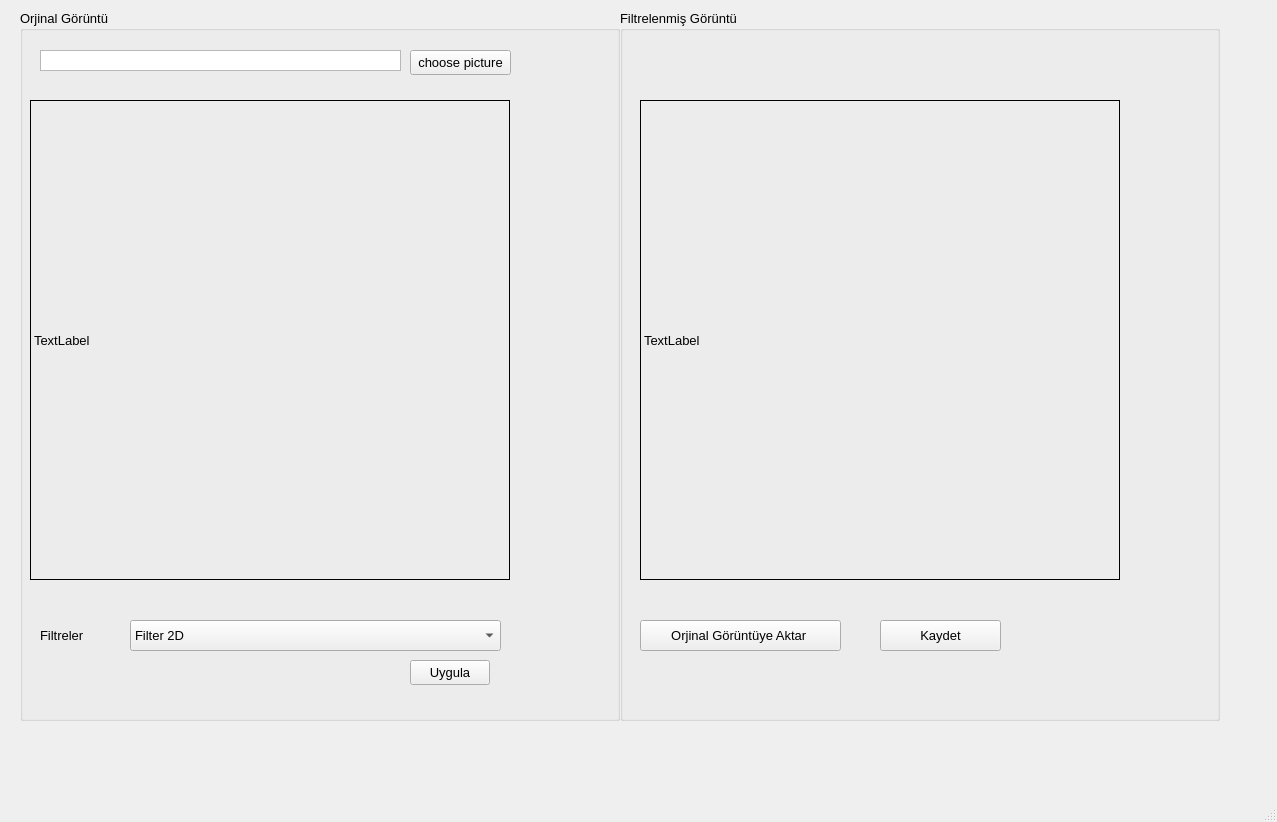
<?xml version="1.0" encoding="UTF-8"?>
<ui version="4.0">
 <class>opencvqt</class>
 <widget class="QMainWindow" name="opencvqt">
  <property name="geometry">
   <rect>
    <x>0</x>
    <y>0</y>
    <width>1277</width>
    <height>822</height>
   </rect>
  </property>
  <property name="windowTitle">
   <string>opencvqt</string>
  </property>
  <widget class="QWidget" name="centralwidget">
   <widget class="QGroupBox" name="groupBox">
    <property name="geometry">
     <rect>
      <x>20</x>
      <y>10</y>
      <width>600</width>
      <height>711</height>
     </rect>
    </property>
    <property name="font">
     <font>
      <pointsize>10</pointsize>
     </font>
    </property>
    <property name="title">
     <string>Orjinal Görüntü   </string>
    </property>
    <widget class="QTextEdit" name="textEdit">
     <property name="geometry">
      <rect>
       <x>20</x>
       <y>40</y>
       <width>361</width>
       <height>21</height>
      </rect>
     </property>
     <property name="verticalScrollBarPolicy">
      <enum>Qt::ScrollBarAlwaysOff</enum>
     </property>
    </widget>
    <widget class="QPushButton" name="pushButton_2">
     <property name="geometry">
      <rect>
       <x>390</x>
       <y>650</y>
       <width>80</width>
       <height>25</height>
      </rect>
     </property>
     <property name="text">
      <string>Uygula</string>
     </property>
    </widget>
    <widget class="QLabel" name="label">
     <property name="geometry">
      <rect>
       <x>10</x>
       <y>90</y>
       <width>480</width>
       <height>480</height>
      </rect>
     </property>
     <property name="maximumSize">
      <size>
       <width>1920</width>
       <height>1080</height>
      </size>
     </property>
     <property name="frameShape">
      <enum>QFrame::Box</enum>
     </property>
     <property name="text">
      <string>TextLabel</string>
     </property>
    </widget>
    <widget class="QPushButton" name="pushButton">
     <property name="geometry">
      <rect>
       <x>390</x>
       <y>40</y>
       <width>101</width>
       <height>25</height>
      </rect>
     </property>
     <property name="text">
      <string>choose picture</string>
     </property>
    </widget>
    <widget class="QLabel" name="label_2">
     <property name="geometry">
      <rect>
       <x>20</x>
       <y>610</y>
       <width>81</width>
       <height>31</height>
      </rect>
     </property>
     <property name="inputMethodHints">
      <set>Qt::ImhNoEditMenu</set>
     </property>
     <property name="frameShape">
      <enum>QFrame::NoFrame</enum>
     </property>
     <property name="text">
      <string>Filtreler </string>
     </property>
     <property name="textFormat">
      <enum>Qt::AutoText</enum>
     </property>
    </widget>
    <widget class="QComboBox" name="comboBox">
     <property name="geometry">
      <rect>
       <x>110</x>
       <y>610</y>
       <width>371</width>
       <height>31</height>
      </rect>
     </property>
     <item>
      <property name="text">
       <string>Filter 2D</string>
      </property>
     </item>
     <item>
      <property name="text">
       <string>Clear</string>
      </property>
     </item>
    </widget>
   </widget>
   <widget class="QGroupBox" name="groupBox_2">
    <property name="geometry">
     <rect>
      <x>620</x>
      <y>10</y>
      <width>600</width>
      <height>711</height>
     </rect>
    </property>
    <property name="font">
     <font>
      <pointsize>10</pointsize>
     </font>
    </property>
    <property name="title">
     <string>Filtrelenmiş Görüntü    </string>
    </property>
    <widget class="QPushButton" name="pushButton_4">
     <property name="geometry">
      <rect>
       <x>260</x>
       <y>610</y>
       <width>121</width>
       <height>31</height>
      </rect>
     </property>
     <property name="text">
      <string>Kaydet</string>
     </property>
    </widget>
    <widget class="QLabel" name="label_3">
     <property name="geometry">
      <rect>
       <x>20</x>
       <y>90</y>
       <width>480</width>
       <height>480</height>
      </rect>
     </property>
     <property name="maximumSize">
      <size>
       <width>1920</width>
       <height>1080</height>
      </size>
     </property>
     <property name="frameShape">
      <enum>QFrame::Box</enum>
     </property>
     <property name="text">
      <string>TextLabel</string>
     </property>
    </widget>
    <widget class="QPushButton" name="pushButton_3">
     <property name="geometry">
      <rect>
       <x>20</x>
       <y>610</y>
       <width>201</width>
       <height>31</height>
      </rect>
     </property>
     <property name="text">
      <string>Orjinal Görüntüye Aktar </string>
     </property>
    </widget>
   </widget>
  </widget>
  <widget class="QMenuBar" name="menubar">
   <property name="geometry">
    <rect>
     <x>0</x>
     <y>0</y>
     <width>1277</width>
     <height>22</height>
    </rect>
   </property>
  </widget>
  <widget class="QStatusBar" name="statusbar"/>
 </widget>
 <resources/>
 <connections/>
</ui>
